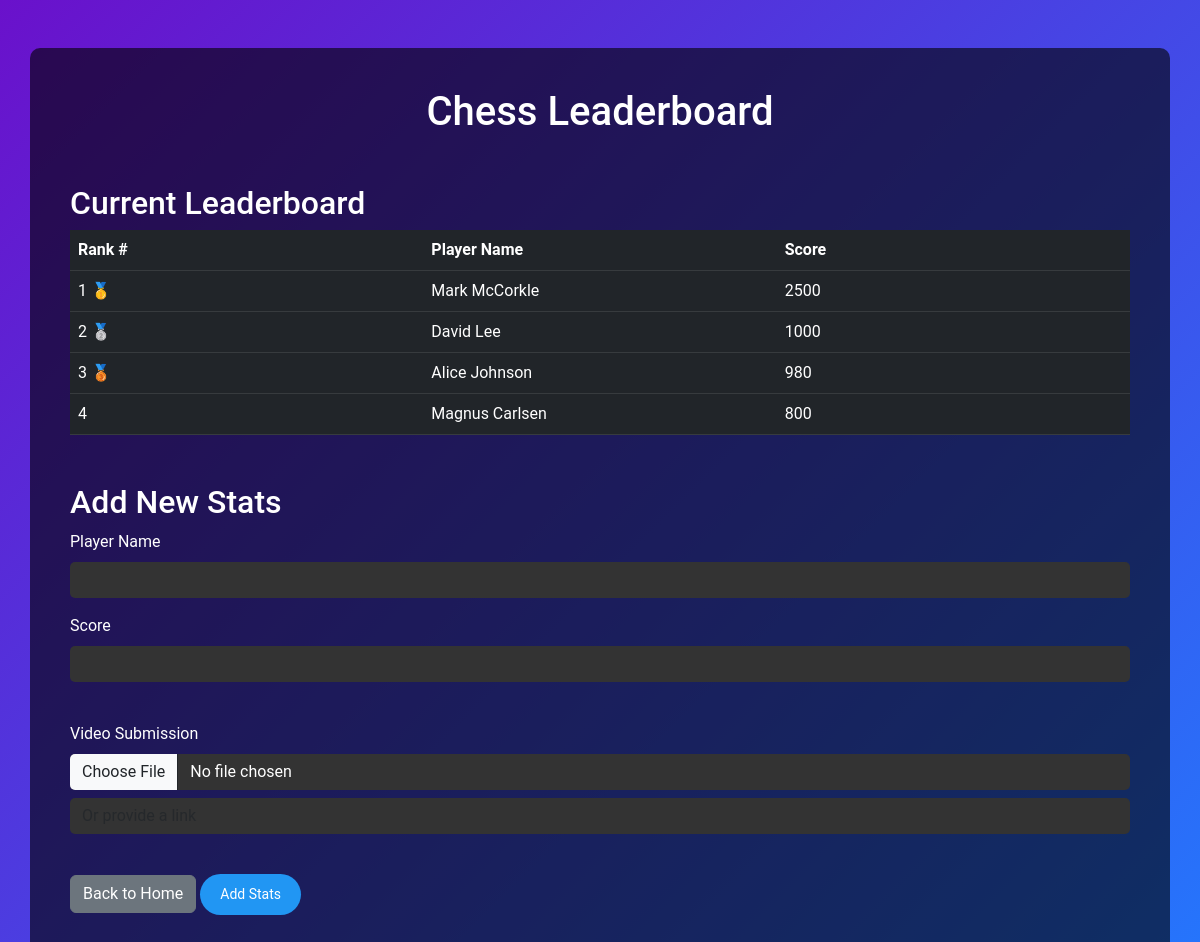
The app's page /leaderboard/Chess with its own data.
### tables this page shows
CREATE TABLE leaderboard (
    leaderboard_id INTEGER PRIMARY KEY AUTOINCREMENT,
    game_id INTEGER,
    player_name TEXT NOT NULL,
    score INTEGER NOT NULL,
    rank INTEGER, video_link TEXT,
    FOREIGN KEY (game_id) REFERENCES games(game_id)
);

### app.py (the view, shortened to what this page needs)
@app.route('/leaderboard/<game_name>', methods=['GET', 'POST'])
def leaderboard(game_name):
    leaderboard_data = get_leaderboard_data(game_name)
    return render_template('leaderboard.html', game_name=game_name, leaderboard=leaderboard_data)

### app.py (called while the page is built)
def get_leaderboard_data(game_name):
    conn = sqlite3.connect('MSD-P01-LeaderBoard.sqlite')
    cursor = conn.cursor()
    cursor.execute("""
        SELECT l.player_name, l.score
        FROM leaderboard l
        JOIN games g ON l.game_id = g.game_id
        WHERE g.game_name = ?
        ORDER BY l.score DESC
    """, (game_name,))
    rows = cursor.fetchall()
    conn.close()
    leaderboard_data = []
    for i, row in enumerate(rows, start=1):
        leaderboard_data.append((i, row[0], row[1]))
    return leaderboard_data

### templates/leaderboard.html (shortened to what this page needs)
<!DOCTYPE html>
<html lang="en">
<head>
    <link href="https://cdn.jsdelivr.net/npm/bootstrap@5.3.0-alpha1/dist/css/bootstrap.min.css" rel="stylesheet">
    <link rel="stylesheet" href="{{ url_for('static', filename='style.css') }}">
</head>
<body>
    <div class="container mt-5">
        <h1 class="text-center mb-4">{{ game_name }} Leaderboard</h1>
        <h2 class="mt-5">Current Leaderboard</h2>
        <table class="table table-dark">
            <thead>
                <tr>
                    <th>Rank #</th>
                    <th>Player Name</th>
                    <th>Score</th>
                </tr>
            </thead>
            <tbody>
    {% for entry in leaderboard %}
        <tr data-bs-toggle="collapse" data-bs-target="#entry-details-{{ entry[0] }}" aria-expanded="false" aria-controls="entry-details-{{ entry[0] }}" style="cursor: pointer;">
            <td>
                {{ entry[0] }}
                {% if entry[0] == 1 %}
                    🥇
                {% elif entry[0] == 2 %}
                    🥈
                {% elif entry[0] == 3 %}
                    🥉
                {% endif %}
            </td>
            <td>{{ entry[1] }}</td>
            <td>{{ entry[2] }}</td>
        </tr>
    {% endfor %}
</tbody>
        </table>
        <h2 class="mt-5">Add New Stats</h2>
        <form action="/leaderboard/{{ game_name }}" method="POST" enctype="multipart/form-data">
            <div class="mb-3">
                <label for="player_name" class="form-label">Player Name</label>
                <input type="text" class="form-control" id="player_name" name="player_name" required>
            </div>
            <div class="mb-3">
                <label for="score" class="form-label">Score</label>
                <input type="number" class="form-control" id="score" name="score" required>
            </div>
            <br>
            <div class="mb-3">
                <label for="video_submission" class="form-label">Video Submission</label>
                <input type="file" class="form-control" id="video_file" name="video_file">
                <input type="url" class="form-control mt-2" id="video_link" name="video_link"
                       placeholder="Or provide a link">
            </div>
            <br>
            <a href="/" class="btn btn-secondary">Back to Home</a>
            <button type="submit" class="btn btn-primary">Add Stats</button>
        </form>
    </div>
</body>
</html>

### static/style.css (style rules this page uses)
body { background: linear-gradient(135deg, #6a11cb 0%, #2575fc 100%); font-family: 'Roboto', sans-serif; color: #fff; }
h1, h2 { color: #fff; }
.container { background: rgba(0, 0, 0, 0.6); padding: 40px; border-radius: 10px; }
.btn-info, .btn-primary, .btn-danger { border-radius: 30px; padding: 10px 20px; font-size: 14px; }
.btn-primary { background-color: #2196f3; border: none; }
form { border-radius: 10px; }
.form-control { background-color: #333; border: none; color: #fff; border-radius: 5px; }
.form-label { color: #fff; }
table.table { table-layout: fixed; width: 100%; }
table.table th, table.table td { word-wrap: break-word; }
table.table th:nth-child(1), table.table td:nth-child(1) { width: 35%; }
table.table th:nth-child(2), table.table td:nth-child(2) { width: 35%; }
table.table th:nth-child(3), table.table td:nth-child(3) { width: 35%; }

### records on screen
leaderboard: rank "1", player_name "Mark McCorkle", score "2500"
leaderboard: rank "2", player_name "David Lee", score "1000"
leaderboard: entry "3", player_name "Alice Johnson", score "980"
leaderboard: rank "4", player_name "Magnus Carlsen", score "800"

### other values on screen
{{ game_name }} "Chess"
